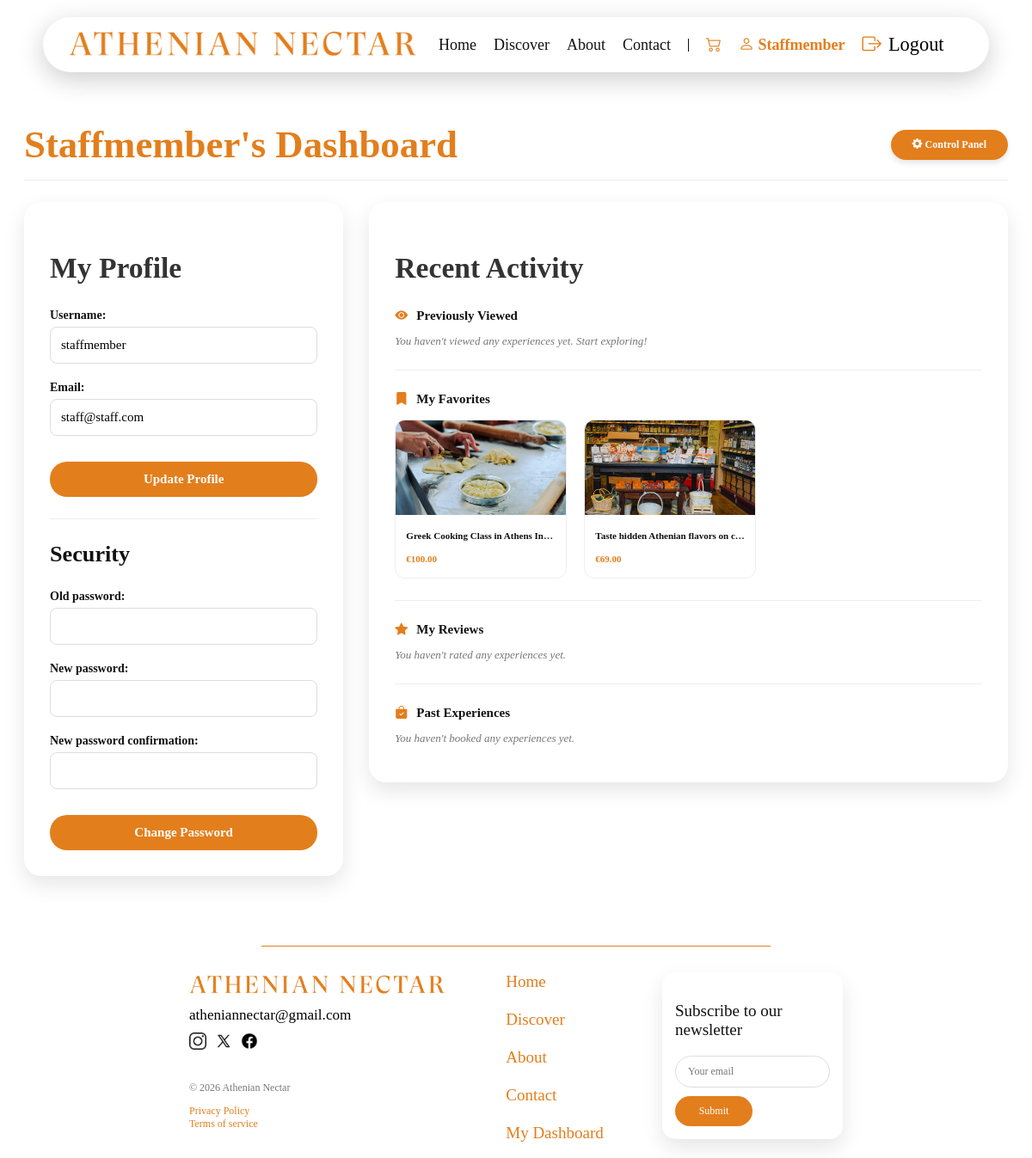
The page /users/dashboard/ (signed in) on the database its author committed.
### experiences/models.py (models this page shows, shortened)
class Experience(models.Model):
    title = models.CharField(max_length=100)
    category = models.ForeignKey(Category, on_delete=models.CASCADE)
    subcategory = models.ForeignKey(Subcategory, on_delete=models.SET_NULL, blank=True, null=True)
    description = models.TextField()
    image = models.ImageField(upload_to='experiences/')
    price = models.DecimalField(max_digits=6, decimal_places=2)
    duration = models.DecimalField(max_digits=3, decimal_places=1)

### users/views.py (the view, shortened to what this page needs)
# urls.py: path('dashboard/', views.dashboard, name='dashboard'),
@login_required
def dashboard(request):
    u_form = UserUpdateForm(instance=request.user)
    p_form = CustomPasswordChangeForm(user=request.user)
    profile, created = Profile.objects.get_or_create(user=request.user)
    user_reviews = Review.objects.filter(user=request.user).order_by('-created_at')
    recently_viewed_ids = request.session.get('recently_viewed', [])
    recently_viewed_exps = []
    if recently_viewed_ids:
        exps = Experience.objects.filter(id__in=recently_viewed_ids)
        exp_dict = {exp.id: exp for exp in exps}
        recently_viewed_exps = [exp_dict[i] for i in recently_viewed_ids if i in exp_dict]
    purchases = Order.objects.filter(user=request.user).order_by('-created_at')
    context = {
        'u_form': u_form,
        'p_form': p_form,
        'recently_viewed': [],
        'ratings': [],
        'purchases': [],
        'favorites': profile.favorites.all(),
        'user_reviews': user_reviews,
        'recently_viewed': recently_viewed_exps,
        'purchases': purchases,
    }
    return render(request, 'users/dashboard.html', context)

### users/templates/users/dashboard.html (shortened to what this page needs)
{% extends 'home/base.html' %}
{% load static %}
{% block extra_css %}
    <link rel="stylesheet" href="{% static 'css/users.css' %}">
    <link rel="stylesheet" href="{% static 'css/cart.css' %}">
{% endblock %}
{% block content %}
<div class="dashboard-container">
    <div class="dashboard-header">
        <h1 class="dashboard-title">{{ user.username|title }}'s Dashboard</h1>
        {% if request.user.is_superuser %}
            <a href="{% url 'admin_panel' %}" class="admin-panel-button">
                <i class="bi bi-gear-fill"></i> Admin Panel
            </a>
        {% elif request.user.is_staff %}
            <a href="{% url 'admin_panel' %}" class="admin-panel-button">
                <i class="bi bi-gear-fill"></i> Control Panel
            </a>
        {% endif %}
    </div>
    <div class="dashboard-grid">
        <div class="dashboard-card">
            <h2>My Profile</h2>
            <form method="POST" class="profile-form">
                {{ u_form.as_p }}
                <button type="submit" name="update_profile" class="login-button">Update Profile</button>
            </form>
            <hr class="gray-line">
            <h3>Security</h3>
            <form method="POST" class="profile-form">
                {{ p_form.as_p }}
                <button type="submit" name="change_password" class="login-button" >
                    Change Password
                </button>
            </form>
        </div>
        <div class="dashboard-card">
            <h2>Recent Activity</h2>
            <div class="activity-section">
                <h3><i class="bi bi-eye-fill"></i> Previously Viewed</h3>
                {% if recently_viewed %}
                    <div class="favorites-grid" id="viewed-grid">
                        {% for item in recently_viewed %}
                            <div class="favorite-mini-card">
                                <a href="{% url 'experience_detail' item.id %}" class="favorite-content">
                                    <img src="{{ item.image.url }}" alt="{{ item.title }}">
                                    <div class="favorite-details">
                                        <h4>{{ item.title }}</h4>
                                        <span class="favorite-price">€{{ item.price }}</span>
                                    </div>
                                </a>
                            </div>
                        {% endfor %}
                    </div>
                {% else %}
                    <p class="empty-message">You haven't viewed any experiences yet. Start exploring!</p>
                {% endif %}
            </div>
            <hr class="gray-line">
             <div class="activity-section">
                <h3><i class="bi bi-bookmark-fill"></i> My Favorites</h3>
                {% if favorites %}
                    <div class="favorites-grid" id="favorites-grid">
                        {% for item in favorites %}
                            <div class="favorite-mini-card" id="favorite-card-{{ item.id }}">
                                <a href="{% url 'experience_detail' item.id %}" class="favorite-content">
                                    <img src="{{ item.image.url }}" alt="{{ item.title }}">
                                    <div class="favorite-details">
                                        <h4>{{ item.title }}</h4>
                                        <span class="favorite-price">€{{ item.price }}</span>
                                    </div>
                                </a>
                            </div>
                        {% endfor %}
                    </div>
                {% else %}
                    <p class="empty-message">Your favorites list is currently empty. Start exploring!</p>
                {% endif %}
            </div>
            <hr class="gray-line">
            <div class="activity-section">
                <h3><i class="bi bi-star-fill"></i> My Reviews</h3>
                {% if user_reviews %}
                    <div class="favorites-grid" id="ratings-grid">
                        {% for review in user_reviews %}
                            <div class="favorite-mini-card">
                                <a href="{% url 'experience_detail' review.experience.id %}#reviews-section" class="favorite-content">
                                    <img src="{{ review.experience.image.url }}" alt="{{ review.experience.title }}">
                                    <div class="favorite-details">
                                        <h4>{{ review.experience.title }}</h4>
                                        <div>
                                            {% for i in "12345"|make_list %}
                                                {% if forloop.counter <= review.rating %}
                                                    <i class="bi bi-star-fill"></i>
                                                {% else %}
                                                    <i class="bi bi-star"></i>
                                                {% endif %}
                                            {% endfor %}
                                        </div>
                                    </div>
                                </a>
                            </div>
                        {% endfor %}
                    </div>
                    {% if user_reviews|length > 8 %}
                        <div class="show-more-container" id="ratings-show-more-container">
                            <button id="ratings-show-more-button" class="show-more-button">
                                Show More
                            </button>
                        </div>
                    {% endif %}
                {% else %}
                    <p class="empty-message">You haven't rated any experiences yet.</p>
                {% endif %}
            </div>
            <hr class="gray-line">
            <div class="activity-section">
                <h3><i class="bi bi-bag-check-fill"></i> Past Experiences</h3>
                {% if purchases %}
                    <div class="orders-grid">
                        {% for order in purchases %}
                            <div class="order-card {% if forloop.counter > 3 %}extra-order{% endif %}"
                            {% if forloop.counter > 3 %}display: none;{% endif %}">
                                <div class="order-header">
                                    <div>
                                        <strong class="order-title">Order #{{ order.user_order_number }}</strong>
                                        <span class="order-date">
                                            Purchased on {{ order.created_at|date:"M d, Y" }}
                                        </span>
                                    </div>
                                    <div >
                                        <strong class="order-total">
                                            Total: €{{ order.total_price }}
                                        </strong>
                                    </div>
                                </div>
                                <div class="order-body">
                                    <ul class="order-list">
                                        {% for item in order.items.all %}
                                            <li class="order-item">
                                                <img src="{{ item.experience.image.url }}" alt="{{ item.experience.title }}">
                                                <div class="order-item-details">
                                                    <strong class="order-item-title">
                                                        {% if item.experience %}
                                                            {{ item.experience.title }}
                                                        {% else %}
                                                            Experience Unavailable
                                                        {% endif %}
                                                    </strong>
                                                    <span class="order-item-meta">
                                                        <i class="bi bi-calendar-check"></i> {{ item.booking_date|date:"l, F j, Y" }} &nbsp;|&nbsp;
                                                        <i class="bi bi-people"></i> {{ item.quantity }}
                                                    </span>
                                                </div>
                                                <div class="order-item-price">
                                                    €{{ item.price }}
                                                </div>
                                            </li>
                                        {% endfor %}
                                    </ul>
                                </div>
                            </div>
                        {% endfor %}
                        {% if purchases|length > 3 %}
                            <div class="show-more-container">
                                <button id="orders-toggle-button" data-expanded="false" class="show-more-button">
                                    Show More
                                </button>
                            </div>
                        {% endif %}
                    </div>
                    {% else %}
                        <p class="empty-message">You haven't booked any experiences yet.</p>
                {% endif %}
            </div>
        </div>
    </div>
</div>
{% endblock %}

### home/templates/home/header.html (shortened to what this page needs)
{% load static %}
<header class="athenian-header">
    <div class="header-container">
        <div class="logo-section">
                <a href="{% url 'home' %}">
                <img src="{% static 'images/logo.png' %}" alt="Athenian Nectar Logo">
            </a>
        </div>
        <nav class="nav-links" aria-label="Main navigation">
            <a href="{% url 'home' %}">Home</a>
            <a href="{% url 'discover' %}">Discover</a>
            <a href="{% url 'about' %}">About</a>
            <a href="{% url 'contact' %}">Contact</a>
            {% if user.is_authenticated %}
                <a href="{% url 'cart_detail' %}" class="nav-link">
                    <i class="bi bi-cart2"></i>
                </a>
                <a href="{% url 'dashboard' %}" class="username_overflow">
                    <i class="bi bi-person"></i>
                    <span>{{ user.username|title }}</span>
                </a>
                <form action="{% url 'logout' %}" method="post" class="logout-form">
                    <button type="submit" class="logout-button">
                        <i class="bi bi-box-arrow-right"></i>
                        <span>Logout</span>
                    </button>
                </form>
            {% else %}
                <a href="{% url 'login' %}">
                    <i class="bi bi-person"></i>
                    <span>Login/Register</span>
                </a>
            {% endif %}
        </nav>
    </div>
</header>

### rows shown on the page
Experience: image (picture), title "Greek Cooking Class in Athens In…", price "100.00"
Experience: image (picture), title "Taste hidden Athenian flavors on c…", price "69.00"

### other values the page prints
{{ user.username|title }} "Staffmember"
